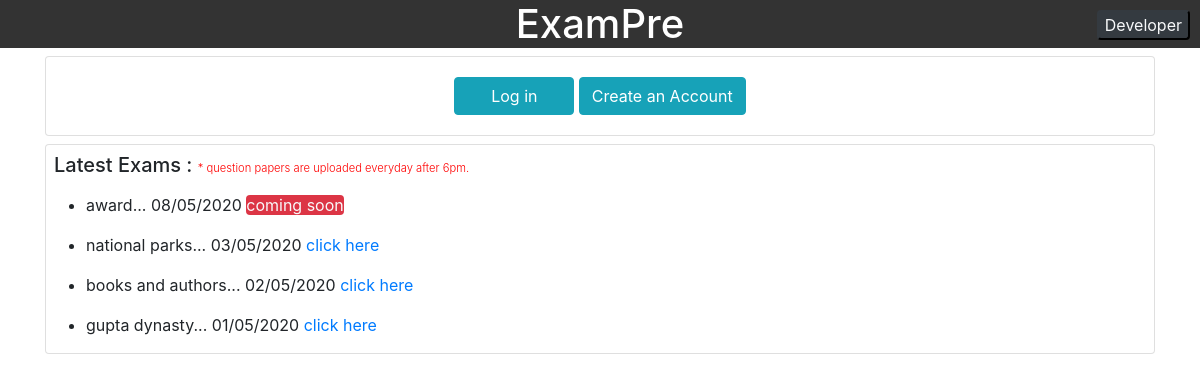
The page / on the database its author committed.
### home/models.py (models this page shows, shortened)
class Topic(models.Model):
    topic_name = models.CharField(max_length=30)
    dateOfUpload = models.DateTimeField(default=timezone.now)
    tTime = models.IntegerField(default=0)
    tpq=models.IntegerField(default=15)
    published = models.BooleanField(default=False)

### home/views.py (the view)
# urls.py: path('', views.home, name='home page'),
def home(request):
    if request.user.is_authenticated:
        return redirect('../timeline')
    else:
        topics = Topic.objects.all().order_by('-dateOfUpload')
        return render(request, 'home/home.html', {'topics': topics})

### home/templates/home/home.html (shortened to what this page needs)
{% extends 'home.html' %}
{% block body %}
<div class="container">
    <div class="card">
        <div class="card-body text-center">
            <a href="../login" class="btn btn-info" type="button" style="min-width: 120px;">Log in</a>
            <a href="../register" class="btn btn-info" type="button" style="min-width: 120px;">Create an Account</a>
        </div>
    </div>
    <div class="card mt-2">
        <div class="card-title m-2">
            <h5>
                Latest Exams : <span class="info-text font-weight-light">* question papers are uploaded everyday after 6pm.</span>
            </h5>
        </div>
        <div>
            {% for topic in topics %}
            <ul>
                {% if not topic.published %}
                <li>
                    {{topic.topic_name}}... {{topic.dateOfUpload|date:"d/m/Y"}} <span
                        class="bg-danger rounded text-light">coming
                        soon</span>
                </li>
                {% else %}
                <li>
                    {{topic.topic_name}}... {{topic.dateOfUpload|date:"d/m/Y"}} <a
                        href="../login/?next=/paper/description/{{topic.id}}">click here</a>
                </li>
                {% endif %}
            </ul>
            {% endfor %}
        </div>
    </div>
</div>
{% endblock body %}

### home/templates/home/home.html (style rules this page uses)
.info-text { color: red; font-size: .7rem; }

### rows shown on the page
Topic: topic_name "award", dateOfUpload "08/05/2020"
Topic: topic_name "national parks", dateOfUpload "03/05/2020"
Topic: topic_name "books and authors", dateOfUpload "02/05/2020"
Topic: topic_name "gupta dynasty", dateOfUpload "01/05/2020"
